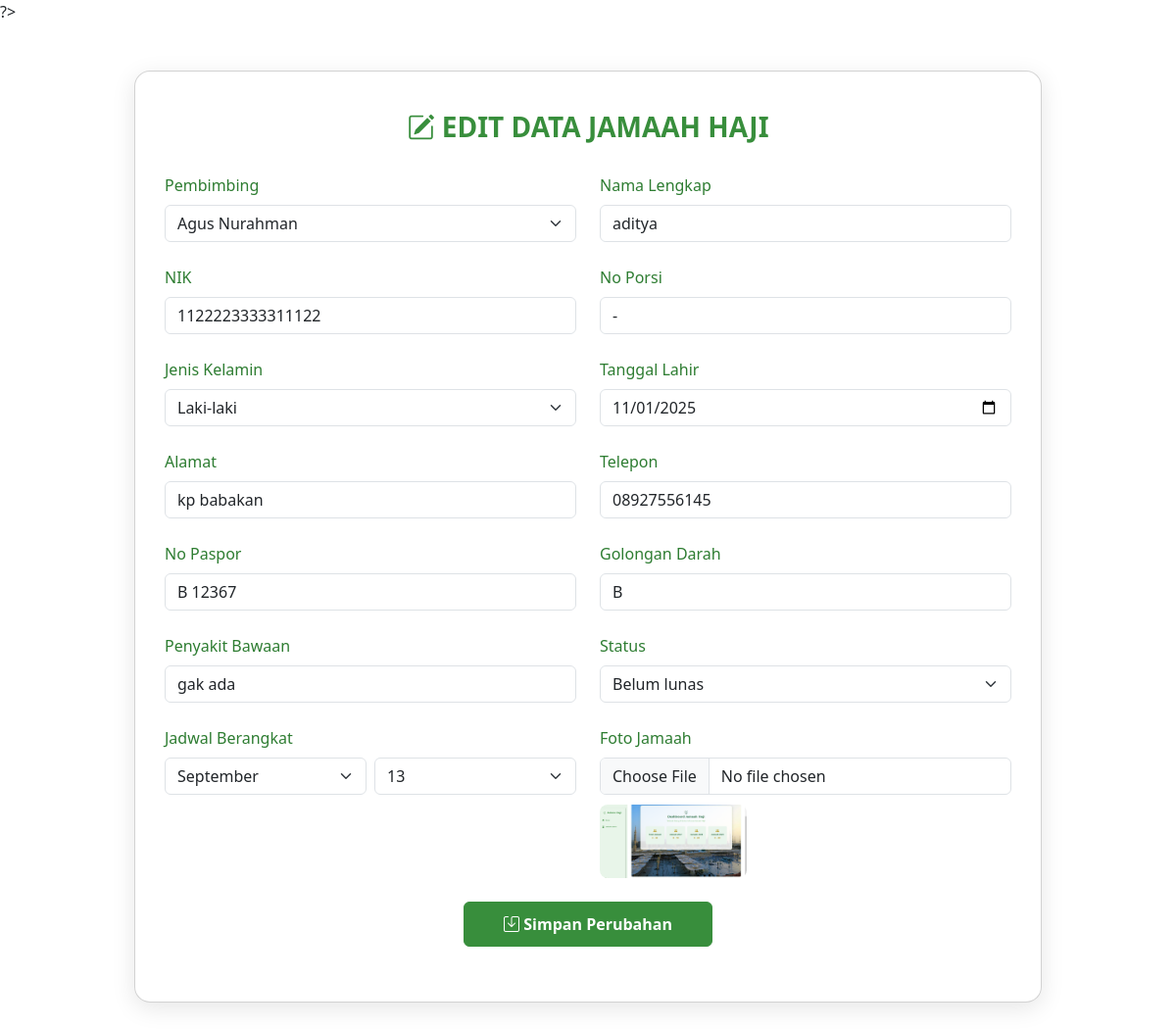
The app's page /contern/jamaahHaji/editJamaah.php?id=30 with its own data.
### tables this page shows
CREATE TABLE `jamaah_haji` (
  `id` int NOT NULL,
  `foto` varchar(100) NOT NULL,
  `nik` varchar(20) NOT NULL,
  `no_porsi` varchar(30) NOT NULL,
  `nama_lengkap` varchar(100) NOT NULL,
  `jenis_kelamin` varchar(20) DEFAULT NULL,
  `tanggal_lahir` date NOT NULL,
  `alamat` varchar(200) DEFAULT NULL,
  `telepon` varchar(30) DEFAULT NULL,
  `no_paspor` varchar(20) DEFAULT NULL,
  `golongan_darah` varchar(5) DEFAULT NULL,
  `penyakit_bawaan` varchar(100) DEFAULT NULL,
  `jadwal_berangkat` date DEFAULT NULL,
  `status` varchar(250) NOT NULL,
  `data_pulang` date DEFAULT NULL,
  `id_pembimbing` int DEFAULT NULL
);

### contern/jamaahHaji/editJamaah.php (the view, shortened to what this page needs)
<!DOCTYPE html>
<html lang="id">
<head>
  <link rel="stylesheet" href="https://cdn.jsdelivr.net/npm/bootstrap@5.3.3/dist/css/bootstrap.min.css" />
  <link rel="stylesheet" href="https://cdn.jsdelivr.net/npm/bootstrap-icons@1.10.5/font/bootstrap-icons.css" />
</head>
<body>
  <?php
  include __DIR__ . '/../../backend/database.php';
  $id = $_GET['id'];
  $sql = "SELECT * FROM jamaah_haji WHERE id=$id";
  $tampil = $conn->query($sql);
  $data = mysqli_fetch_assoc($tampil);
  ?>
  <div class="container py-5">
    <div class="row justify-content-center">
      <div class="col-lg-10">
        <div class="card card-form">
          <h3 class="form-title"><i class="bi bi-pencil-square"></i> Edit Data Jamaah Haji</h3>
          <form action="../../backend/query/updateJamaah.php" method="POST" enctype="multipart/form-data">
            <div class="row g-4">
              <div class="col-md-6">
                <label for="id_pembimbing" class="form-label">Pembimbing</label>
                <select class="form-select" id="id_pembimbing" name="id_pembimbing" required>
                  <?php
                  $sqlPembimbing = "SELECT id, nama_lengkap FROM pembimbing_haji";
                  $resultPembimbing = $conn->query($sqlPembimbing);
                  while ($rowPembimbing = $resultPembimbing->fetch_assoc()) {
                    $selected = ($rowPembimbing['id'] == $data['id_pembimbing']) ? 'selected' : '';
                    echo '<option value="' . $rowPembimbing['id'] . '" ' . $selected . '>' . htmlspecialchars($rowPembimbing['nama_lengkap']) . '</option>';
                  }
                  ?>
                </select>
              </div>
              <div class="col-md-6">
                <label for="nama_lengkap" class="form-label">Nama Lengkap</label>
                <input type="text" class="form-control" id="nama_lengkap" name="nama_lengkap" value="<?= $data['nama_lengkap'] ?>" required />
              </div>
              <div class="col-md-6">
                <label for="nik" class="form-label">NIK</label>
                <input type="text" class="form-control" id="nik" name="nik" value="<?= $data['nik'] ?>" required />
              </div>
              <div class="col-md-6">
                <label for="no_porsi" class="form-label">No Porsi</label>
                <input type="text" class="form-control" id="no_porsi" name="no_porsi" value="<?= $data['no_porsi'] ?>" required />
              </div>
              <div class="col-md-6">
                <label for="jenis_kelamin" class="form-label">Jenis Kelamin</label>
                <select class="form-select" name="jenis_kelamin" required>
                  <option value="Laki-laki" <?= $data['jenis_kelamin'] == 'Laki-laki' ? 'selected' : '' ?>>Laki-laki</option>
                </select>
              </div>
              <div class="col-md-6">
                <label for="tanggal_lahir" class="form-label">Tanggal Lahir</label>
                <input type="date" class="form-control" id="tanggal_lahir" name="tanggal_lahir" value="<?= $data['tanggal_lahir'] ?>" required />
              </div>
              <div class="col-md-6">
                <label for="alamat" class="form-label">Alamat</label>
                <input type="text" class="form-control" id="alamat" name="alamat" value="<?= $data['alamat'] ?>" required />
              </div>
              <div class="col-md-6">
                <label for="telepon" class="form-label">Telepon</label>
                <input type="text" class="form-control" id="telepon" name="telepon" value="<?= $data['telepon'] ?>" required />
              </div>
              <div class="col-md-6">
                <label for="no_paspor" class="form-label">No Paspor</label>
                <input type="text" class="form-control" id="no_paspor" name="no_paspor" value="<?= $data['no_paspor'] ?>" />
              </div>
              <div class="col-md-6">
                <label for="golongan_darah" class="form-label">Golongan Darah</label>
                <input type="text" class="form-control" id="golongan_darah" name="golongan_darah" value="<?= $data['golongan_darah'] ?>" />
              </div>
              <div class="col-md-6">
                <label for="penyakit_bawaan" class="form-label">Penyakit Bawaan</label>
                <input type="text" class="form-control" id="penyakit_bawaan" name="penyakit_bawaan" value="<?= $data['penyakit_bawaan'] ?>" />
              </div>
              <div class="col-md-6">
                <label for="status" class="form-label">Status</label>
                <select class="form-select" id="status" name="status" required>
                  <option value="Belum lunas" <?= $data['status'] == 'Belum lunas' ? 'selected' : '' ?>>Belum lunas</option>
                </select>
              </div>
              <div class="col-md-6">
                <label for="jadwal_berangkat" class="form-label">Jadwal Berangkat</label>
                <div class="row g-2">
                  <div class="col-6">
                    <select class="form-select" id="bulan" name="bulan" required>
                      <option value="09" <?= !empty($data['jadwal_berangkat']) && date('m', strtotime($data['jadwal_berangkat'])) == '09' ? 'selected' : '' ?>>September</option>
                    </select>
                  </div>
                  <div class="col-6">
                    <select class="form-select" id="tanggal" name="tanggal" required>
                      <option value="" disabled selected>Pilih Tanggal</option>
                    </select>
                  </div>
                </div>
              </div>
              <div class="col-md-6">
                <label for="foto" class="form-label">Foto Jamaah</label>
                <input type="file" class="form-control" id="foto" name="foto" accept="image/*" onchange="previewImage(event)">
                <?php if (!empty($data['foto'])): ?>
                  <img src="../../uploads/<?= $data['foto'] ?>" id="preview" class="img-preview" alt="Foto Jamaah Lama" />
                <?php else: ?>
                  <img id="preview" class="img-preview" style="display: none;" />
                <?php endif; ?>
              </div>
            </div>
            <div class="d-flex justify-content-center mt-4">
              <button type="submit" class="btn btn-primary" name="update">
                <i class="bi bi-save"></i> Simpan Perubahan
              </button>
            </div>
          </form>
        </div>
      </div>
    </div>
  </div>
</body>
</html>

### contern/jamaahHaji/editJamaah.php (style rules this page uses)
html, body { height: 100vh; }
body { background: url('https://images.pexels.com/photos/2291789/pexels-photo-2291789.jpeg') no-repeat center center fixed; background-size: cover; font-family: 'Segoe UI', sans-serif; }
.card-form { border-radius: 16px; box-shadow: 0 6px 24px rgba(0, 0, 0, 0.1); background: rgba(255, 255, 255, 0.7); padding: 40px 30px; }
.form-title { color: #388e3c; font-weight: bold; text-transform: uppercase; margin-bottom: 30px; text-align: center; }
.form-label { font-weight: 500; color: #2e7d32; }
.btn-primary { background-color: #388e3c; border-color: #388e3c; font-weight: bold; padding: 10px 40px; }
.img-preview { max-width: 150px; margin-top: 10px; border-radius: 8px; }

### records on screen
jamaah_haji: nama_lengkap "aditya", nik "1122223333311122", no_porsi "-", jenis_kelamin "Laki-laki", tanggal_lahir "11/01/2025", alamat "kp babakan", telepon "08927556145", no_paspor "B 12367", golongan_darah "B", penyakit_bawaan "gak ada", status "Belum lunas", bulan "September", foto (picture)

### other values on screen
form field id_pembimbing "Agus Nurahman"
